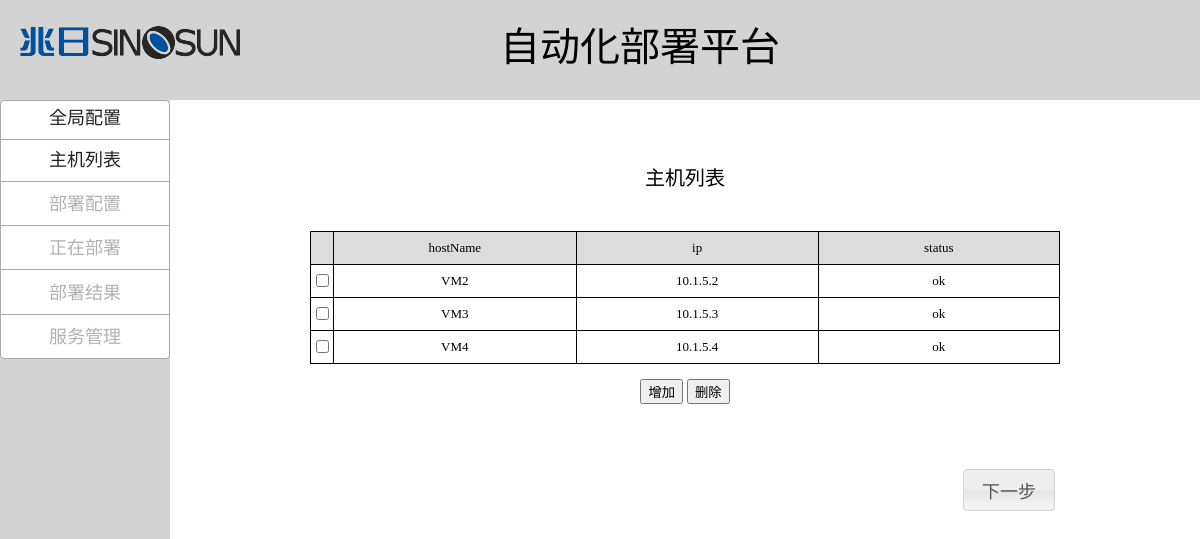
The app's page /save_global_config/ with its own data.
### webui/models.py (models this page shows)
class HostList(models.Model):
    host_name = models.CharField(max_length=255)
    ip = models.CharField(max_length=255)
    status = models.CharField(max_length=255)

### webui/views.py (the view, shortened to what this page needs)
# urls.py: url(r'^save_global_config/$', views.save_global_config),
def save_global_config(request):
    host_list = models.HostList.objects.all()
    return render(request, "host_list_page.html", {"data": host_list})

### templates/host_list_page.html (shortened to what this page needs)
<!DOCTYPE html>
<html lang="en">
<head>
    <link rel="stylesheet" type="text/css" href="/static/css/jquery/smoothness/jquery-ui-1.10.3.custom.css">
    <link rel="stylesheet" href="/static/css/template.css" type="text/css"/>
    <link rel="stylesheet" href="/static/css/host_list_page.css" type="text/css">
</head>
<body>
<div id="header">
    <div id="header_logo">
        <a href="../index">
            <img src="/static/imgs/logo_white.png">
        </a>
    </div>
    <div id="header_content">
        <a href="../index" style="text-decoration: none; color:black">
            <p1>自动化部署平台</p1>
        </a>
    </div>
</div>
<div id="aside">
    <ul id="aside_menu">
        <li><a href="/get_global_config_page/">全局配置</a></li>
        <li>-</li>
        <li><a href="/get_host_list_page/">主机列表</a></li>
        <li>-</li>
        <li class="ui-state-disabled"><a href="#">部署配置</a></li>
        <li>-</li>
        <li class="ui-state-disabled"><a href="#">正在部署</a></li>
        <li>-</li>
        <li class="ui-state-disabled"><a href="#">部署结果</a></li>
        <li>-</li>
        <li class="ui-state-disabled"><a href="#">服务管理</a></li>
    </ul>
</div>
<div id="content">
    <div id="content_title">主机列表</div>
    <div id="content_table">
        <table id="content_table_table">
            <tr>
                <th style="width: 5px;"></th>
                <th style="width: 250px;">hostName</th>
                <th style="width: 250px;">ip</th>
                <th style="width: 250px;">status</th>
            </tr>
            {% for line in data %}
                <tr>
                    <td> <input type="checkbox" id={{ line.id }}></td>
                    <td>{{ line.host_name }}</td>
                    <td>{{ line.ip }}</td>
                    <td>{{ line.status }}</td>
                </tr>
            {% endfor %}
        </table>
    </div>
    <div id="content_form_action">
        <button type="button" id="content_form_action_add">增加</button>
        <button type="button" id="content_form_action_del">删除</button>
    </div>
    <div id="content_btn">
        <a href="/get_deploy_config_page/"> <input name="" type="submit" value="下一步"/> </a>
    </div>
</div>
</body>
</html>

### static/css/template.css (style rules this page uses)
body { margin: 0 auto; width: 1200px; }
#header { height: 100px; background-color: lightgrey; }
#header_logo { width: 260px; float: left; text-align: center; margin-top: 20px; }
#header_content { width: 940px; float: left; text-align: center; margin-top: 15px; }
#header_content p1 { font-family: "Microsoft YaHei"; font-size: 40px; margin-right: 180px; }
#aside { width: 170px; height: 1000px; float: left; background-color: lightgrey; }
.ui-menu { width: 164px; }
.ui-corner-all { text-align: center; font-family: "Microsoft YaHei"; font-size: 18px; }

### static/css/host_list_page.css (style rules this page uses)
#content { width: 1030px; float: left; }
#content_title { text-align: center; margin-top: 62px; text-align: center; font-family: "Microsoft YaHei"; font-size: 20px; }
#content_table { margin-top: 40px; }
#content_table_table { border-collapse: collapse; border-spacing: 0; margin-right: auto; margin-left: auto; width: 750px; }
#content_table th, td { border: 1px solid black; font-size: 13px; font-family: "Microsoft YaHei"; font-weight: normal; text-align: center; vertical-align: middle; height: 30px; }
#content_table th { background-color: gainsboro; }
#content_form_action { margin-top: 15px; text-align: center; font-family: "Microsoft YaHei"; font-size: 15px; }
#content_btn { text-align: center; margin-top: 65px; margin-left: 650px; }

### records on screen
HostList: host_name "VM2", ip "10.1.5.2", status "ok"
HostList: host_name "VM3", ip "10.1.5.3", status "ok"
HostList: host_name "VM4", ip "10.1.5.4", status "ok"
